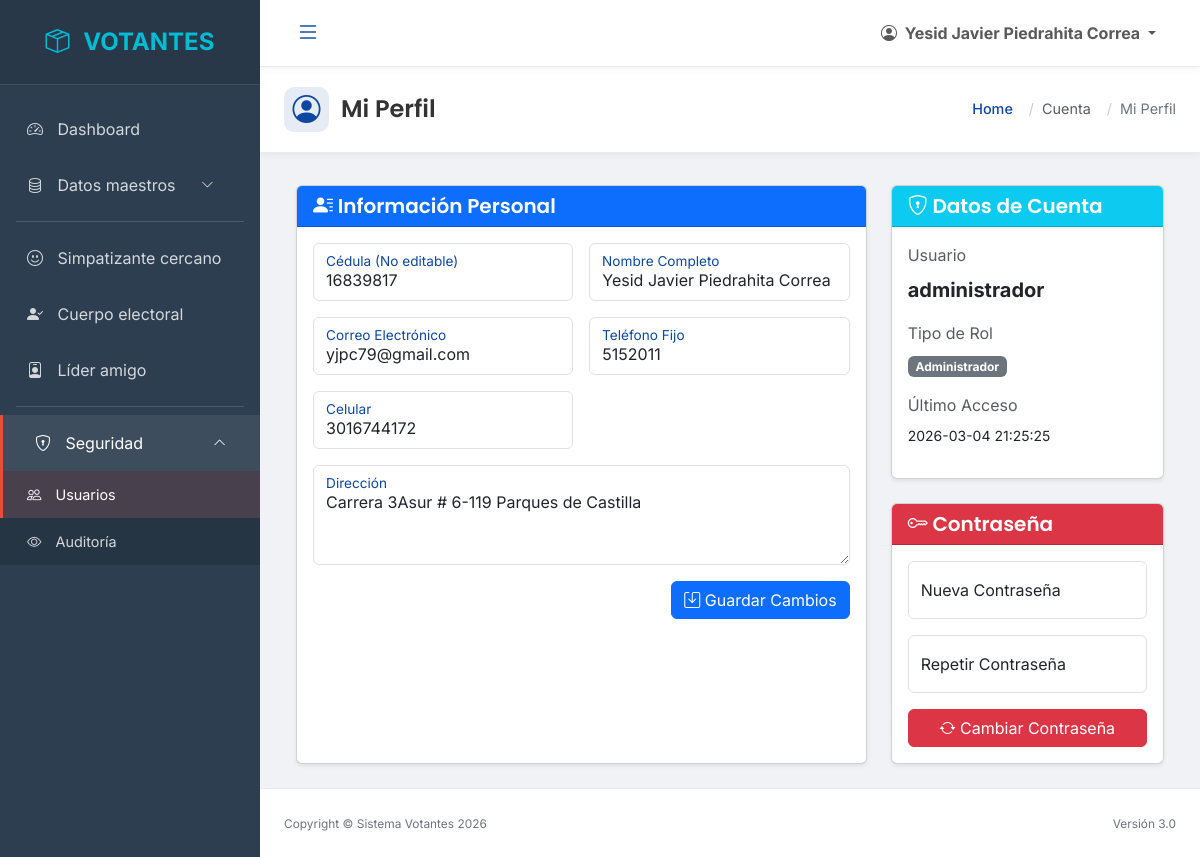
The app's page /index.php?url=usuario/perfil (signed in), older data.
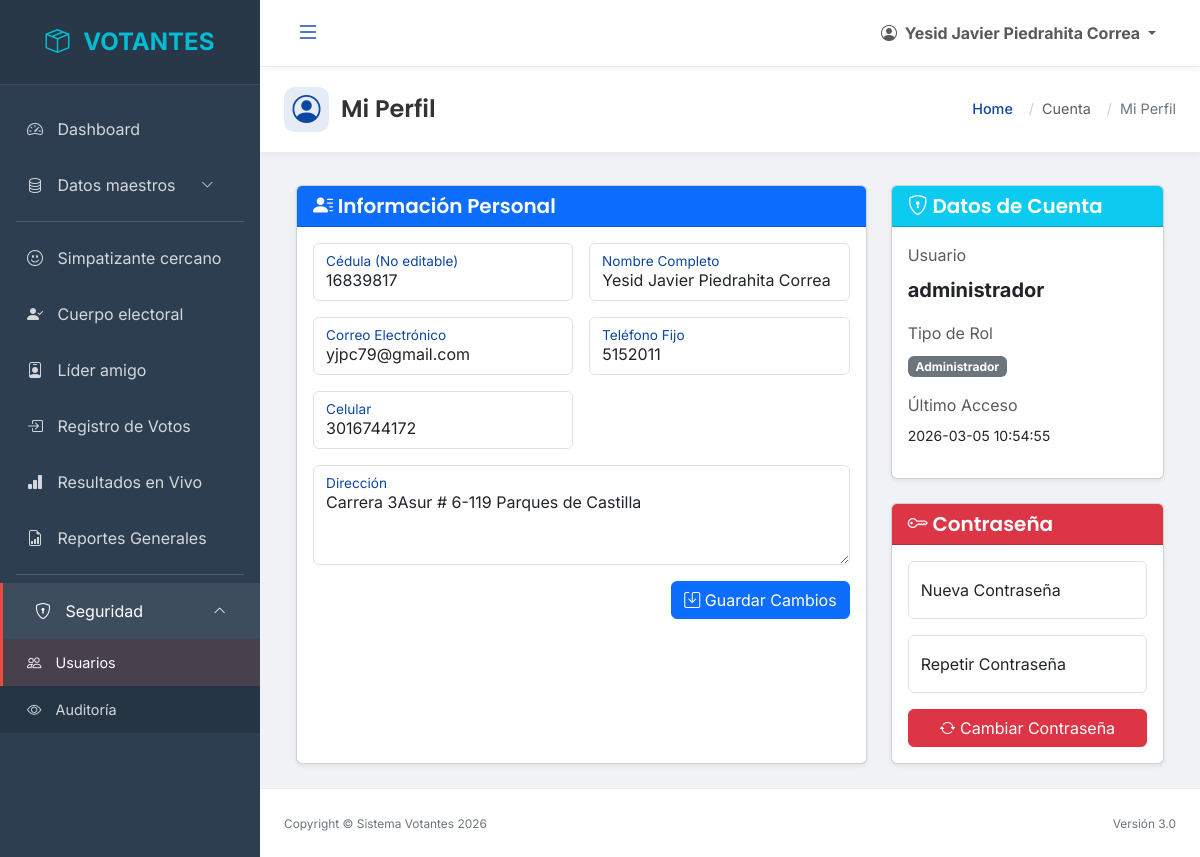
The same page, newer data.
### tables this page shows
CREATE TABLE `usuarios`  (
  `id` int(11) NOT NULL AUTO_INCREMENT,
  `ced_usuario` varchar(60) NULL DEFAULT NULL,
  `usuario` varchar(30) NOT NULL,
  `password_usu` text NOT NULL,
  `nombre` varchar(300) NOT NULL,
  `correo` varchar(100) NOT NULL,
  `last_session` datetime NULL DEFAULT NULL,
  `activacion` int(11) NOT NULL DEFAULT 0,
  `token` varchar(40) NOT NULL,
  `token_password` varchar(100) NULL DEFAULT NULL,
  `password_request` int(11) NULL DEFAULT 0,
  `id_tipo` int(11) NOT NULL,
  `dpto_asignado` varchar(100) NULL DEFAULT 'VALLE',
  `muni_asignado` varchar(100) NULL DEFAULT 'CALI',
  `zona_asignada` varchar(10) NULL DEFAULT NULL,
  `puesto_asignado` varchar(10) NULL DEFAULT NULL,
  `dir_usuario` varchar(160) NULL DEFAULT NULL,
  `tel_usuario` varchar(60) NULL DEFAULT NULL,
  `cel_usuario` varchar(60) NULL DEFAULT NULL,
  PRIMARY KEY (`id`) USING BTREE
);

CREATE TABLE `tipo_usuario`  (
  `id` int(11) NOT NULL AUTO_INCREMENT,
  `tipo` varchar(50) NOT NULL,
  PRIMARY KEY (`id`) USING BTREE
);

### views/usuarios/perfil.php (the view, shortened to what the changed rows need)
<?php include 'includes/header_dashboard.php'; ?>
<div class="page-header-container">
    <div class="page-header-title">
        <i class="bi bi-person-circle"></i>
        <h1>Mi Perfil</h1>
    </div>
    <nav aria-label="breadcrumb" class="breadcrumb-modern">
        <ol class="breadcrumb">
            <li class="breadcrumb-item"><a href="index.php?url=dashboard/index">Home</a></li>
            <li class="breadcrumb-item text-muted">Cuenta</li>
            <li class="breadcrumb-item active" aria-current="page">Mi Perfil</li>
        </ol>
    </nav>
</div>
<div class="container-fluid">
    <div class="row g-4">
        <div class="col-lg-8">
            <div class="card shadow-sm h-100">
                <div class="card-header bg-primary text-white">
                    <h5 class="card-title mb-0"><i class="bi bi-person-lines-fill"></i> Información Personal</h5>
                </div>
                <div class="card-body">
                    <form id="formPersonal" autocomplete="off">
                        <div class="row g-3">
                            <div class="col-md-6">
                                <div class="form-floating">
                                    <input type="text" class="form-control" id="cedula_up" name="cedula_up" value="<?php echo $usuario['ced_usuario']; ?>" required readonly>
                                    <label for="cedula_up">Cédula (No editable)</label>
                                </div>
                            </div>
                            <div class="col-md-6">
                                <div class="form-floating">
                                    <input type="text" class="form-control" id="nombre_up" name="nombre_up" value="<?php echo $usuario['nombre']; ?>" required maxlength="50">
                                    <label for="nombre_up">Nombre Completo</label>
                                </div>
                            </div>
                            <div class="col-md-6">
                                <div class="form-floating">
                                    <input type="email" class="form-control" id="email_up" name="email_up" value="<?php echo $usuario['correo']; ?>" required maxlength="50">
                                    <label for="email_up">Correo Electrónico</label>
                                </div>
                            </div>
                            <div class="col-md-6">
                                <div class="form-floating">
                                    <input type="text" class="form-control" id="telefono_up" name="telefono_up" value="<?php echo $usuario['tel_usuario']; ?>" maxlength="15">
                                    <label for="telefono_up">Teléfono Fijo</label>
                                </div>
                            </div>
                            <div class="col-md-6">
                                <div class="form-floating">
                                    <input type="text" class="form-control" id="cel_up" name="cel_up" value="<?php echo $usuario['cel_usuario']; ?>" maxlength="15">
                                    <label for="cel_up">Celular</label>
                                </div>
                            </div>
                             <div class="col-md-12">
                                <div class="form-floating">
                                    <textarea class="form-control" placeholder="Dirección" id="direccion_up" name="direccion_up" style="height: 100px"><?php echo $usuario['dir_usuario']; ?></textarea>
                                    <label for="direccion_up">Dirección</label>
                                </div>
                            </div>
                        </div>
                        <div class="mt-3 text-end">
                            <button type="submit" class="btn btn-primary">
                                <i class="bi bi-save"></i> Guardar Cambios
                            </button>
                        </div>
                    </form>
                </div>
            </div>
        </div>
        <div class="col-lg-4">
            <div class="card shadow-sm mb-4">
                <div class="card-header bg-info text-white">
                    <h5 class="card-title mb-0"><i class="bi bi-shield-lock"></i> Datos de Cuenta</h5>
                </div>
                <div class="card-body">
                    <div class="mb-3">
                        <label class="form-label text-muted">Usuario</label>
                        <p class="fw-bold fs-5"><?php echo $usuario['usuario']; ?></p>
                    </div>
                     <div class="mb-3">
                        <label class="form-label text-muted">Tipo de Rol</label>
                        <p><span class="badge bg-secondary"><?php echo $usuario['tipo']; ?></span></p>
                    </div>
                     <div class="mb-3">
                        <label class="form-label text-muted">Último Acceso</label>
                        <p class="small"><?php echo $usuario['last_session']; ?></p>
                    </div>
                </div>
            </div>
            <div class="card shadow-sm">
                 <div class="card-header bg-danger text-white">
                    <h5 class="card-title mb-0"><i class="bi bi-key"></i> Contraseña</h5>
                </div>
                <div class="card-body">
                     <form id="formPassword" autocomplete="off">
                        <div class="form-floating mb-3">
                             <input type="password" class="form-control" id="newPassword1_up" name="newPassword1_up" placeholder="Nueva Contraseña" required>
                             <label for="newPassword1_up">Nueva Contraseña</label>
                        </div>
                        <div class="form-floating mb-3">
                             <input type="password" class="form-control" id="newPassword2_up" name="newPassword2_up" placeholder="Repetir Contraseña" required>
                             <label for="newPassword2_up">Repetir Contraseña</label>
                        </div>
                        <div class="d-grid">
                            <button type="submit" class="btn btn-danger">
                                <i class="bi bi-arrow-repeat"></i> Cambiar Contraseña
                            </button>
                        </div>
                     </form>
                </div>
            </div>
        </div>
    </div>
</div>
<?php include 'includes/footer_dashboard.php'; ?>

### includes/header_dashboard.php (shortened to what the changed rows need)
<?php
$tipo_usuario = $_SESSION['tipo_usuario'];
?>
<!DOCTYPE html>
<html lang="es">
<head>
    <link href="https://cdn.jsdelivr.net/npm/bootstrap@5.3.0/dist/css/bootstrap.min.css" rel="stylesheet">
    <link rel="stylesheet" href="https://cdn.jsdelivr.net/npm/bootstrap-icons@1.10.5/font/bootstrap-icons.css">
    <link rel="stylesheet" href="https://cdn.datatables.net/1.13.4/css/dataTables.bootstrap5.min.css">
    <link rel="stylesheet" href="https://cdn.datatables.net/responsive/2.4.1/css/responsive.bootstrap5.min.css">
    <link rel="stylesheet" href="css/style_modern.css">
</head>
<body class="">
<div class="dashboard-container">
    <div class="main-wrapper" id="wrapper">
        <div id="sidebar-wrapper">
            <div class="sidebar-heading">
                <i class="bi bi-box-seam me-2"></i> VOTANTES
            </div>
            <?php
            require_once 'funcs/permisos_helper.php';
            $puedeVerZonas = tienePermiso($tipo_usuario, 'Zonas', 'ver');
            $puedeVerCandidatos = tienePermiso($tipo_usuario, 'Candidatos', 'ver');
            $puedeVerComisiones = tienePermiso($tipo_usuario, 'Comisiones', 'ver');
            $puedeVerSimpatizantes = tienePermiso($tipo_usuario, 'Simpatizantes', 'ver');
            $puedeVerVotantes = tienePermiso($tipo_usuario, 'Votantes', 'ver');
            $puedeVerLideres = tienePermiso($tipo_usuario, 'Líderes', 'ver');
            $puedeVerUsuarios = tienePermiso($tipo_usuario, 'Usuarios', 'ver');
            $puedeVerRoles = tienePermiso($tipo_usuario, 'Roles', 'ver');
            $puedeVerPermisos = tienePermiso($tipo_usuario, 'Permisos', 'ver');
            $puedeVerAuditoria = tienePermiso($tipo_usuario, 'Auditoría', 'ver');
            $puedeVerDashboard = tienePermiso($tipo_usuario, 'Dashboard', 'ver');
            $puedeVerDatosMaestros = $puedeVerZonas || $puedeVerCandidatos || $puedeVerComisiones;
            $puedeVerSeguridad = $puedeVerUsuarios || $puedeVerAuditoria || $puedeVerRoles || $puedeVerPermisos;
            ?>
            <div class="list-group list-group-flush mt-3">
                <?php if($puedeVerDashboard): ?>
                <a href="index.php?url=dashboard/index" class="list-group-item list-group-item-action <?php echo (!isset($_GET['url']) || $_GET['url'] == 'dashboard/index') ? 'active' : ''; ?>">
                    <i class="bi bi-speedometer2"></i> Dashboard
                </a>
                <?php endif; ?>
                <?php if($puedeVerDatosMaestros): ?>
                <?php
                $datosMaestrosActive = (isset($_GET['url']) && (strpos($_GET['url'], 'zona') !== false || strpos($_GET['url'], 'candidato') !== false));
                ?>
                <a class="list-group-item list-group-item-action menu-datos d-flex justify-content-between align-items-center <?php echo $datosMaestrosActive ? 'active' : ''; ?>"
                   data-bs-toggle="collapse" href="#submenuDatosMaestros" role="button"
                   aria-expanded="<?php echo $datosMaestrosActive ? 'true' : 'false'; ?>" aria-controls="submenuDatosMaestros">
                    <span><i class="bi bi-database"></i> Datos maestros</span>
                    <i class="bi bi-chevron-down"></i>
                </a>
                <?php endif; ?>
                <div class="menu-divider"></div>
                <?php if($puedeVerSimpatizantes): ?>
                <a href="index.php?url=simpatizante/index" class="list-group-item list-group-item-action <?php echo (isset($_GET['url']) && strpos($_GET['url'], 'simpatizante') !== false) ? 'active' : ''; ?>">
                    <i class="bi bi-emoji-smile"></i> Simpatizante cercano
                </a>
                <?php endif; ?>
                <?php if($puedeVerVotantes): ?>
                <a href="index.php?url=votante/index" class="list-group-item list-group-item-action <?php echo (isset($_GET['url']) && strpos($_GET['url'], 'votante') !== false) ? 'active' : ''; ?>">
                    <i class="bi bi-person-check-fill"></i> Cuerpo electoral
                </a>
                <?php endif; ?>
                <?php if($puedeVerLideres): ?>
                <a href="index.php?url=lider/index" class="list-group-item list-group-item-action <?php echo (isset($_GET['url']) && strpos($_GET['url'], 'lider') !== false) ? 'active' : ''; ?>">
                    <i class="bi bi-person-badge"></i> Líder amigo
                </a>
                <?php endif; ?>
                <?php
                $puedeVerRegistroV = tienePermiso($tipo_usuario, 'Registro v.', 'ver');
                $puedeVerResultados = tienePermiso($tipo_usuario, 'Resultados', 'ver');
                $puedeVerReportes = tienePermiso($tipo_usuario, 'Reportes G.', 'ver');
                ?>
                <?php if($puedeVerRegistroV): ?>
                <a href="index.php?url=registrovoto/index" class="list-group-item list-group-item-action <?php echo (isset($_GET['url']) && strpos($_GET['url'], 'registrovoto') !== false && strpos($_GET['url'], 'resultados') === false) ? 'active' : ''; ?>">
                    <i class="bi bi-box-arrow-in-right"></i> Registro de Votos
                </a>
                <?php endif; ?>
                <?php if($puedeVerResultados): ?>
                <a href="index.php?url=registrovoto/resultados" class="list-group-item list-group-item-action <?php echo (isset($_GET['url']) && strpos($_GET['url'], 'resultados') !== false) ? 'active' : ''; ?>">
                    <i class="bi bi-bar-chart-fill"></i> Resultados en Vivo
                </a>
                <?php endif; ?>
                <?php if($puedeVerReportes): ?>
                <a href="index.php?url=reporte/index" class="list-group-item list-group-item-action <?php echo (isset($_GET['url']) && strpos($_GET['url'], 'reporte/index') !== false) ? 'active' : ''; ?>">
                    <i class="bi bi-file-earmark-bar-graph"></i> Reportes Generales
                </a>
                <?php endif; ?>
                <?php if($puedeVerSeguridad): ?>
                <div class="menu-divider"></div>
                <?php
                $seguridadActive = (isset($_GET['url']) && (strpos($_GET['url'], 'usuario') !== false || strpos($_GET['url'], 'auditoria') !== false));
                ?>
                <a class="list-group-item list-group-item-action menu-seguridad d-flex justify-content-between align-items-center <?php echo $seguridadActive ? 'active' : ''; ?>"
                   data-bs-toggle="collapse" href="#submenuSeguridad" role="button"
                   aria-expanded="<?php echo $seguridadActive ? 'true' : 'false'; ?>" aria-controls="submenuSeguridad">
                    <span><i class="bi bi-shield-lock"></i> Seguridad</span>
                    <i class="bi bi-chevron-down"></i>
                </a>
                <div class="collapse <?php echo $seguridadActive ? 'show' : ''; ?>" id="submenuSeguridad">
                    <?php if($puedeVerUsuarios): ?>
                    <a href="index.php?url=usuario/index" class="list-group-item list-group-item-action ps-4 <?php echo (isset($_GET['url']) && strpos($_GET['url'], 'usuario') !== false) ? 'active' : ''; ?>">
                        <i class="bi bi-people"></i> Usuarios
                    </a>
                    <?php endif; ?>
                    <?php if($puedeVerAuditoria): ?>
                    <a href="index.php?url=auditoria/index" class="list-group-item list-group-item-action ps-4 <?php echo (isset($_GET['url']) && strpos($_GET['url'], 'auditoria') !== false) ? 'active' : ''; ?>">
                        <i class="bi bi-eye"></i> Auditoría
                    </a>
                    <?php endif; ?>
                </div>
                <?php endif; ?>
            </div>
        </div>
        <div id="page-content-wrapper">
            <nav class="navbar navbar-expand-lg navbar-dashboard">
                <div class="container-fluid">
                    <i class="bi bi-list navbar-toggler-icon-custom" id="menu-toggle"></i>
                    <div class="collapse navbar-collapse" id="navbarSupportedContent">
                        <ul class="navbar-nav ms-auto mt-2 mt-lg-0">
                            <li class="nav-item dropdown">
                                <a class="nav-link dropdown-toggle fw-bold" href="#" id="navbarDropdown" role="button" data-bs-toggle="dropdown" aria-haspopup="true" aria-expanded="false">
                                    <i class="bi bi-person-circle me-1"></i> <?php echo isset($_SESSION['nombres']) ? $_SESSION['nombres'] : 'Usuario'; ?>
                                </a>
                            </li>
                        </ul>
                    </div>
                </div>
            </nav>
            <div class="container-fluid px-4 py-4">

Row changes from the older to the newer data that the page shows:
changed usuarios "administrador": last_session "2026-03-04 21:25:25" → "2026-03-05 10:54:55"
Text that changed along with them:
text now shown: "Registro de Votos Resultados en Vivo Reportes Generales"
